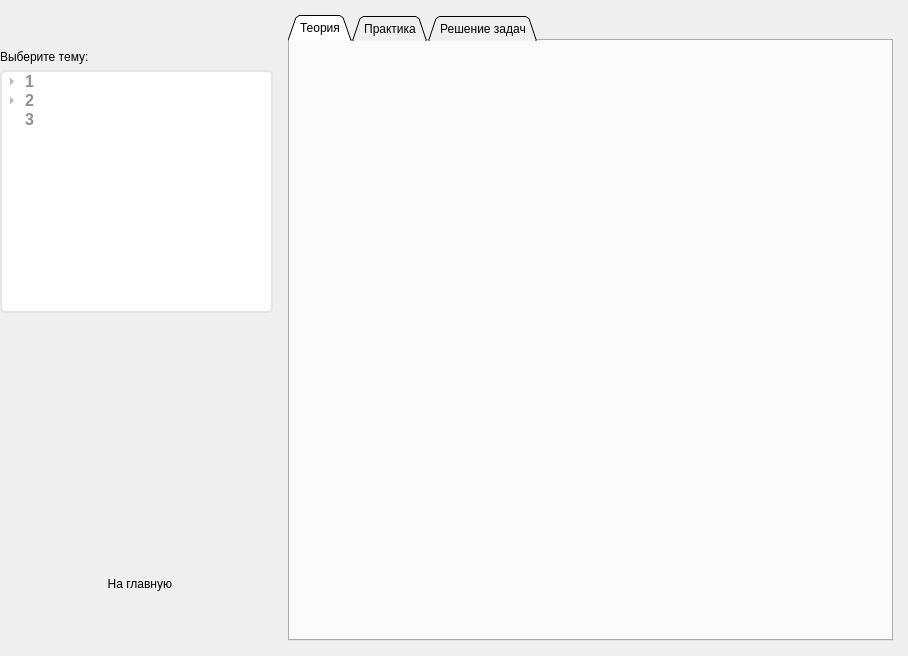
<?xml version="1.0" encoding="UTF-8"?>
<ui version="4.0">
 <class>ExtendsTheoryLearningWidget</class>
 <widget class="QWidget" name="ExtendsTheoryLearningWidget">
  <property name="geometry">
   <rect>
    <x>0</x>
    <y>0</y>
    <width>908</width>
    <height>656</height>
   </rect>
  </property>
  <property name="windowTitle">
   <string>Form</string>
  </property>
  <layout class="QGridLayout" name="gridLayout">
   <property name="margin">
    <number>0</number>
   </property>
   <property name="spacing">
    <number>0</number>
   </property>
   <item row="0" column="0">
    <widget class="QWidget" name="menuWidget" native="true">
     <property name="sizePolicy">
      <sizepolicy hsizetype="Expanding" vsizetype="Expanding">
       <horstretch>0</horstretch>
       <verstretch>0</verstretch>
      </sizepolicy>
     </property>
     <property name="maximumSize">
      <size>
       <width>273</width>
       <height>16777215</height>
      </size>
     </property>
     <property name="styleSheet">
      <string notr="true">#menuWidget {
  background-color: #f4f5f9;
  border-right: 2px solid #bbbbbb;
  margin: 0px;
  padding: 0px;
}

#menuWidget {
  background-color: #f4f5f9;
}
#menuWidget &gt; QWidget
{
  margin-left: 9px;
  margin-right: 9px;

  border-right: 2px solid #bbbbbb;
  font-size: 16px;
  font-family: Arial, sans-serif;
  font-weight: bold;
  color: #60616f;
}
#menuWidget &gt; QPushButton {
  margin: 0px;
  text-align: left;
  border: none;
  border-top: 1px solid #d0d1d4;
  border-bottom: 1px solid #d0d1d4;
  padding-left: 5px;

  margin-right: 2px;
}
#menuWidget &gt; QPushButton:hover {
  background-color: #c6e4f0;
  border-top: 1px solid #b2c6ce;
  border-bottom: 1px solid #b2c6ce;
}
#menuWidget &gt; QPushButton:pressed {
  padding-top: 1px;
}</string>
     </property>
     <layout class="QVBoxLayout" name="verticalLayout_2">
      <property name="spacing">
       <number>6</number>
      </property>
      <property name="margin">
       <number>0</number>
      </property>
      <item>
       <spacer name="verticalSpacer">
        <property name="orientation">
         <enum>Qt::Vertical</enum>
        </property>
        <property name="sizeType">
         <enum>QSizePolicy::Fixed</enum>
        </property>
        <property name="sizeHint" stdset="0">
         <size>
          <width>20</width>
          <height>50</height>
         </size>
        </property>
       </spacer>
      </item>
      <item>
       <widget class="QLabel" name="label_2">
        <property name="text">
         <string>Выберите тему:</string>
        </property>
       </widget>
      </item>
      <item>
       <widget class="QTreeWidget" name="treeWidgetChangeTheme">
        <property name="styleSheet">
         <string notr="true">* {
  background-color: #ffffff; 
  font-size: 16px;
  font-family: Arial, sans-serif;
  font-weight: bold;
  color: #909090;

  border: 2px solid #e4e5e8;
  border-radius: 5px;
}
QTreeWidget::branch:!open:has-children:adjoins-item {
  image: url(:/icons/icons/closedTreeIcon.png);
  border-image: none;
}
QTreeWidget::branch:open:has-children:adjoins-item {
  image: url(:/icons/icons/openTreeIcon.png);
  border-image: none;
}
QTreeWidget::branch:!has-children:adjoins-item {
  image: url(:/icons/icons/endTreeIcon.png);
  border-image: none;
}</string>
        </property>
        <property name="editTriggers">
         <set>QAbstractItemView::NoEditTriggers</set>
        </property>
        <property name="columnCount">
         <number>1</number>
        </property>
        <attribute name="headerVisible">
         <bool>false</bool>
        </attribute>
        <column>
         <property name="text">
          <string>root</string>
         </property>
        </column>
        <item>
         <property name="text">
          <string>1</string>
         </property>
         <item>
          <property name="text">
           <string>1.1</string>
          </property>
          <item>
           <property name="text">
            <string>1.1.1</string>
           </property>
          </item>
         </item>
         <item>
          <property name="text">
           <string>1.2</string>
          </property>
         </item>
         <item>
          <property name="text">
           <string>1.3</string>
          </property>
         </item>
        </item>
        <item>
         <property name="text">
          <string>2</string>
         </property>
         <item>
          <property name="text">
           <string>2.1</string>
          </property>
          <item>
           <property name="text">
            <string>2.1.1</string>
           </property>
          </item>
          <item>
           <property name="text">
            <string>2.1.2</string>
           </property>
          </item>
         </item>
         <item>
          <property name="text">
           <string>2.2</string>
          </property>
         </item>
        </item>
        <item>
         <property name="text">
          <string>3</string>
         </property>
        </item>
       </widget>
      </item>
      <item>
       <spacer name="verticalSpacer_2">
        <property name="orientation">
         <enum>Qt::Vertical</enum>
        </property>
        <property name="sizeHint" stdset="0">
         <size>
          <width>20</width>
          <height>228</height>
         </size>
        </property>
       </spacer>
      </item>
      <item>
       <widget class="QPushButton" name="exitPushButton">
        <property name="sizePolicy">
         <sizepolicy hsizetype="Expanding" vsizetype="Fixed">
          <horstretch>0</horstretch>
          <verstretch>0</verstretch>
         </sizepolicy>
        </property>
        <property name="minimumSize">
         <size>
          <width>0</width>
          <height>45</height>
         </size>
        </property>
        <property name="maximumSize">
         <size>
          <width>16777215</width>
          <height>45</height>
         </size>
        </property>
        <property name="text">
         <string>  На главную</string>
        </property>
        <property name="icon">
         <iconset resource="icons.qrc">
          <normaloff>:/icons/icons/back.png</normaloff>:/icons/icons/back.png</iconset>
        </property>
        <property name="iconSize">
         <size>
          <width>36</width>
          <height>36</height>
         </size>
        </property>
        <property name="flat">
         <bool>true</bool>
        </property>
       </widget>
      </item>
      <item>
       <spacer name="verticalSpacer_3">
        <property name="orientation">
         <enum>Qt::Vertical</enum>
        </property>
        <property name="sizeType">
         <enum>QSizePolicy::Fixed</enum>
        </property>
        <property name="sizeHint" stdset="0">
         <size>
          <width>20</width>
          <height>50</height>
         </size>
        </property>
       </spacer>
      </item>
     </layout>
    </widget>
   </item>
   <item row="0" column="1">
    <widget class="QWidget" name="contentWidget" native="true">
     <property name="sizePolicy">
      <sizepolicy hsizetype="Expanding" vsizetype="Expanding">
       <horstretch>0</horstretch>
       <verstretch>0</verstretch>
      </sizepolicy>
     </property>
     <property name="styleSheet">
      <string notr="true">* {
  background-color: #ffffff;
}
QWebView {
  background-color: #f4f5f9; 
  margin: 2px;
}
#tabWidget::pane
{
  border: none;
}
#theoryTab, #practiceTab, #taskExecutingTab
{
  border: 2px solid #e2e3e5;
  border-radius: 5px;
  margin: 0px;
  padding: 0px;
  background-color: #f6f7f9;
}
#tabWidget::tab-bar
{
  border: 2px solid #e2e3e5;
  background-color: #e2e3e5;
}
#tabWidget &gt;  QTabBar::tab
{
  margin-left: -5px;
  border: 2px solid #e2e3e5;
  border-radius: 5px;
  background-color: #e2e3e5;
  font-size: 14px;
  font-family: Arial, sans-serif;
  font-weight: bold;
  color: #60616f;
  width: 100px;
  height: 20px;
}
#tabWidget &gt;  QTabBar::tab:last
{
  width: 150px;
}
#tabWidget &gt;  QTabBar::tab:first
{
  margin-left: 0px;
}
#tabWidget &gt;  QTabBar::tab:selected
{
  background-color: #f6f7f9;
  border: 2px solid #f6f7f9;
}</string>
     </property>
     <layout class="QVBoxLayout" name="verticalLayout">
      <property name="spacing">
       <number>0</number>
      </property>
      <property name="margin">
       <number>0</number>
      </property>
      <item>
       <widget class="QWidget" name="contentWidgetSpacer" native="true">
        <layout class="QVBoxLayout" name="verticalLayout_3">
         <property name="spacing">
          <number>0</number>
         </property>
         <property name="margin">
          <number>15</number>
         </property>
         <item>
          <widget class="QTabWidget" name="tabWidgetTheoryPracticeTest">
           <property name="tabPosition">
            <enum>QTabWidget::North</enum>
           </property>
           <property name="tabShape">
            <enum>QTabWidget::Triangular</enum>
           </property>
           <property name="currentIndex">
            <number>0</number>
           </property>
           <property name="elideMode">
            <enum>Qt::ElideNone</enum>
           </property>
           <widget class="QWidget" name="theoryTab">
            <attribute name="title">
             <string>Теория</string>
            </attribute>
           </widget>
           <widget class="QWidget" name="practiceTab">
            <attribute name="title">
             <string>Практика</string>
            </attribute>
           </widget>
           <widget class="QWidget" name="taskExecutingTab">
            <attribute name="title">
             <string>Решение задач</string>
            </attribute>
           </widget>
          </widget>
         </item>
        </layout>
       </widget>
      </item>
     </layout>
    </widget>
   </item>
  </layout>
 </widget>
 <resources>
  <include location="icons.qrc"/>
 </resources>
 <connections/>
</ui>
